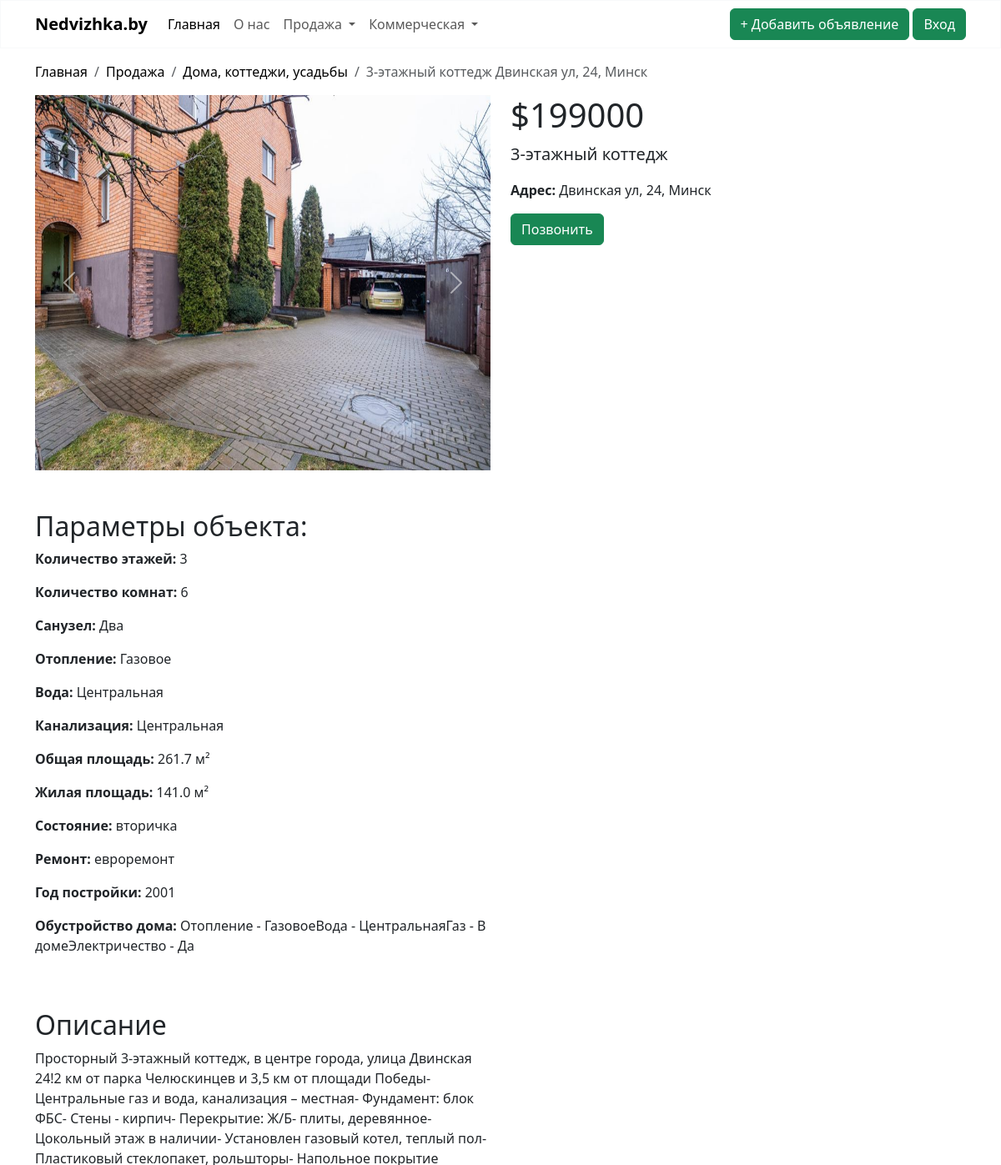
Page /sale/house/1/ (upper part) on the earlier database version.
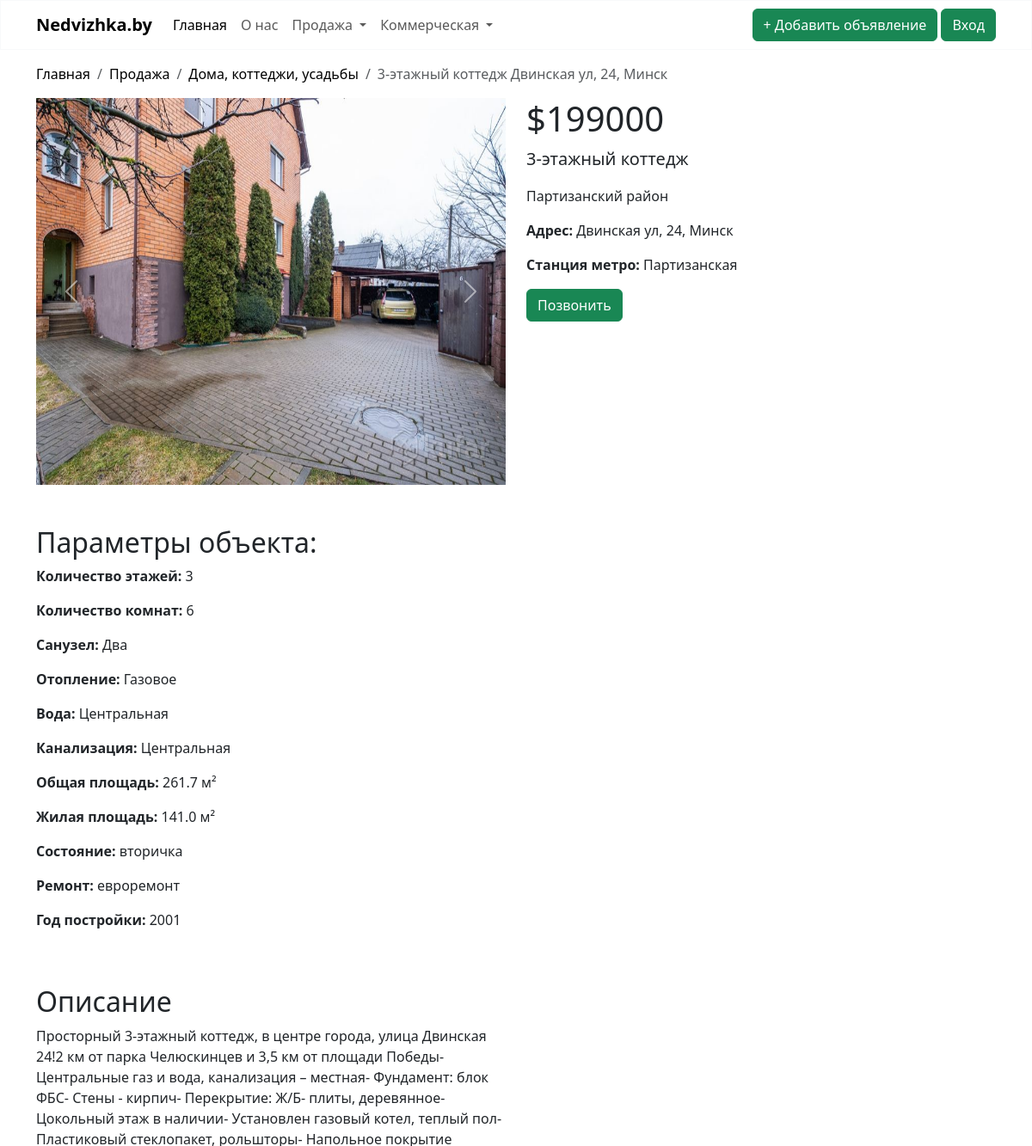
Same page on the later database version.
### sale/models.py (models this page shows)
class Realty(models.Model):
    address = models.CharField(max_length=100)
    district = models.CharField(choices=DISTRICT, max_length=40, blank=True)
    subway = models.CharField(choices=SUBWAY, max_length=50, blank=True)
    description = models.CharField(max_length=4000)
    total_area = models.FloatField(validators=[MinValueValidator(10)])
    facilities = models.CharField(max_length=2000, blank=True)
    condition = models.CharField(choices=CONDITION, max_length=20)
    renovation = models.CharField(choices=RENOVATION, max_length=20)
    price = models.PositiveIntegerField(validators=[MinValueValidator(1)])
    image = models.ImageField(null=True, blank=True, upload_to="images")
    image_2 = models.ImageField(null=True, blank=True, upload_to="images")
    image_3 = models.ImageField(null=True, blank=True, upload_to="images")
    image_4 = models.ImageField(null=True, blank=True, upload_to="images")
    image_5 = models.ImageField(null=True, blank=True, upload_to="images")
    creator = models.ForeignKey(User, on_delete=models.CASCADE, default=1)
    is_moderated = models.BooleanField(default=False)
    class Meta:
        abstract = True

class House(Realty):
    yard_area = models.FloatField()
    category = models.CharField(max_length=20, choices=CATEGORY)
    bathroom = models.CharField(max_length=20, choices=BATHROOM)
    heating = models.CharField(max_length=20, choices=HEATING)
    water = models.CharField(max_length=20, choices=WATER)
    sewerage = models.CharField(max_length=20, choices=SEWERAGE)
    number_of_rooms = models.PositiveIntegerField(validators=[MinValueValidator(1)])  # Валидатор для количества комнат
    number_of_floors = models.PositiveIntegerField(validators=[MinValueValidator(1)])  # Валидатор для количества этажей
    living_area = models.FloatField(validators=[MinValueValidator(0)])  # Валидатор для жилой площади
    year_of_construction = models.PositiveIntegerField(validators=[validate_year_of_construction])

### sale/views.py (the view)
# urls.py: path('house/<int:pk>/', HouseDetailView.as_view(), name='house'),
class HouseDetailView(DetailView):
    model = House
    template_name = "housedetailview.html"
    def get(self, request, *args, **kwargs):
        self.object = self.get_object()
        context = self.get_context_data(object=self.object)
        return self.render_to_response(context)

### sale/templates/housedetailview.html (shortened to what the changed rows need)
{% extends "base.html" %}
{% block content %}
    <div class="container-md mt-3 mb-3">
        <nav aria-label="breadcrumb">
            <ol class="breadcrumb">
                <li class="breadcrumb-item"><a style="text-decoration: none; color: black;"
                                               href="{% url "nedvizhka" %}">Главная</a></li>
                <li class="breadcrumb-item"><a style="text-decoration: none; color: black;" href="#">Продажа</a></li>
                <li class="breadcrumb-item"><a style="text-decoration: none; color: black;" href="{% url "house" %}">Дома,
                    коттеджи, усадьбы</a></li>
                <li class="breadcrumb-item active"
                    aria-current="page">{{ house.number_of_floors }}-этажный {{ house.get_category_display }} {{ house.address }}</li>
            </ol>
        </nav>
    </div>
    <div class="container-md mt-3 mb-3">
        <div class="row">
            <div class="col-md-6">
                <div id="carouselExample" class="carousel slide">
                    <div class="carousel-inner">
                        {% if house.image %}
                            <div class="carousel-item active">
                                <img src="{{ house.image.url }}" class="d-block w-100" alt="..."
                                     style="width: 100%; height: 450px">
                            </div>
                        {% endif %}
                    </div>
                </div>
            </div>
            <div class="col-md-3">
                <h1>${{ house.price }}</h1>
                <p class="lead">{{ house.number_of_floors }}-этажный {{ house.get_category_display }}</p>
                {% if house.district %}
                    <p>{{ house.get_district_display }} район</p>
                {% endif %}
                <p><strong>Адрес:</strong> {{ house.address }}</p>
                {% if house.subway %}
                    <p><strong>Cтанция метро: </strong>{{ house.get_subway_display }}</p>
                {% endif %}
                <button type="button" class="btn btn-success" data-bs-toggle="modal" data-bs-target="#exampleModal">
                    Позвонить
                </button>
            </div>
        </div>
        <div class="row mt-5">
            <div class="col-md-6">
                <h2>Параметры объекта:</h2>
                <p><strong>Количество этажей:</strong> {{ house.number_of_floors }}</p>
                <p><strong>Количество комнат:</strong> {{ house.number_of_rooms }}</p>
                <p><strong>Санузел:</strong> {{ house.get_bathroom_display }}</p>
                <p><strong>Отопление:</strong> {{ house.get_heating_display }}</p>
                <p><strong>Вода:</strong> {{ house.get_water_display }}</p>
                <p><strong>Канализация:</strong> {{ house.get_sewerage_display }}</p>
                <p><strong>Общая площадь:</strong> {{ house.total_area }} м²</p>
                <p><strong>Жилая площадь:</strong> {{ house.living_area }} м²</p>
                <p><strong>Состояние:</strong> {{ house.get_condition_display }}</p>
                <p><strong>Ремонт:</strong> {{ house.get_renovation_display }}</p>
                <p><strong>Год постройки:</strong> {{ house.year_of_construction }}</p>
                {% if house.facilities %}
                    <p><strong>Обустройство дома:</strong> {{ house.facilities }}</p>
                {% endif %}
            </div>
        </div>
        <div class="row mt-5">
            <div class="col-md-6">
                <h2>Описание</h2>
            </div>
        </div>
    </div>
{% endblock %}

Differences in the rows shown:
changed House "коттедж": district (not shown) → "Партизанский"; subway (not shown) → "Партизанская"; facilities "Отопление - ГазовоеВода - ЦентральнаяГаз - В домeЭлектричество - Да" → (not shown)
Other differences:
text no longer shown: "Обустройство дома:"
text now shown: "район Cтанция метро:"
